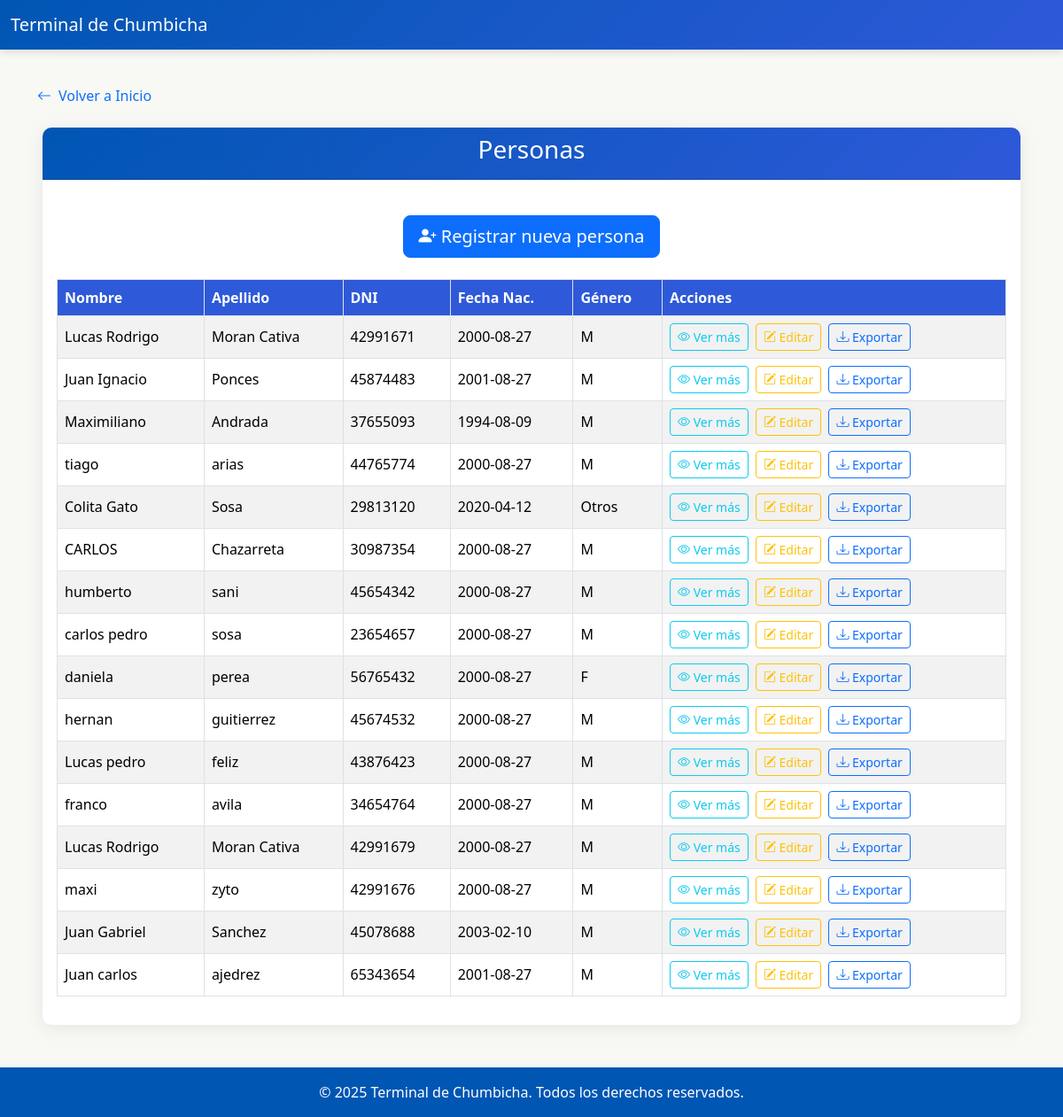
Page /registroperso.php on the committed database.
### tables this page shows
CREATE TABLE `registro_persona` (
  `id_persona` int(11) NOT NULL,
  `nombre_persona` varchar(50) NOT NULL,
  `apellido_persona` varchar(50) NOT NULL,
  `dni_persona` int(8) NOT NULL,
  `fechanac_persona` date NOT NULL,
  `genero_persona` enum('M','F','Otros') NOT NULL,
  `provincia_persona` varchar(50) NOT NULL,
  `departamento_persona` varchar(50) NOT NULL,
  `municipio_persona` varchar(50) DEFAULT NULL,
  `localidad_persona` varchar(50) DEFAULT NULL,
  `barrio_persona` varchar(50) DEFAULT NULL,
  `calle_persona` varchar(100) DEFAULT NULL,
  `altura_persona` int(11) DEFAULT NULL,
  `latitud` varchar(255) DEFAULT NULL,
  `longitud` varchar(255) DEFAULT NULL,
  `imagen_persona` varchar(255) DEFAULT NULL,
  `codigo_postal` varchar(20) NOT NULL
);

### registroperso.php (the view, shortened to what this page needs)
<!DOCTYPE html>
<html lang="es">
<head>
  <link href="https://cdn.jsdelivr.net/npm/bootstrap@5.3.2/dist/css/bootstrap.min.css" rel="stylesheet">
  <link rel="stylesheet" href="https://cdn.jsdelivr.net/npm/bootstrap-icons@1.11.1/font/bootstrap-icons.css">
</head>
<body>
<nav class="navbar navbar-expand-lg fixed-top">
  <div class="container-fluid">
    <a class="navbar-brand" href="indexadmin.php">Terminal de Chumbicha</a>
  </div>
</nav>
<div class="container mt-3">
  <a href="indexadmin.php" class="text-primary text-decoration-none d-inline-flex align-items-center">
    <i class="bi bi-arrow-left me-2"></i> Volver a Inicio
  </a>
</div>
<div class="container-fluid px-5">
  <div class="card mt-4">
    <div class="card-header text-center">
      <h3>Personas</h3>
    </div>
    <div class="card-body">
      <div class="text-center mt-4 mb-4">
        <a href="ejregistro.php" class="btn btn-primary btn-lg">
          <i class="bi bi-person-plus-fill"></i> Registrar nueva persona
        </a>
      </div>
      <?php
      $conn = new mysqli("localhost", "root", "", "terminal");
      $sql = "SELECT * FROM registro_persona";
      $resultado = $conn->query($sql);
      if ($resultado->num_rows > 0) {
          echo "<div class='table-responsive'>";
          echo "<table class='table table-bordered table-striped align-middle'>";
          echo "<thead><tr>
                  <th>Nombre</th><th>Apellido</th><th>DNI</th><th>Fecha Nac.</th>
                  <th>Género</th><th>Acciones</th>
                </tr></thead><tbody>";
          while ($fila = $resultado->fetch_assoc()) {
              echo "<tr>";
              echo "<td>" . htmlspecialchars($fila['nombre_persona']) . "</td>";
              echo "<td>" . htmlspecialchars($fila['apellido_persona']) . "</td>";
              echo "<td>{$fila['dni_persona']}</td>";
              echo "<td>{$fila['fechanac_persona']}</td>";
              echo "<td>{$fila['genero_persona']}</td>";
              echo "<td>
        <button type='button' class='btn btn-outline-info btn-sm me-1' onclick='verDetalles(" . json_encode($fila) . ")'>
            <i class='bi bi-eye'></i> Ver más
        </button>
        <button type='button' class='btn btn-outline-warning btn-sm me-1' onclick='editarImagen(" . json_encode($fila) . ")'>
            <i class='bi bi-pencil-square'></i> Editar
        </button>
        <button type='button' class='btn btn-outline-primary btn-sm' onclick='abrirModalExportar({$fila['id_persona']})'>
            <i class='bi bi-download'></i> Exportar
        </button>
      </td>";
              echo "</tr>";
          }
          echo "</tbody></table></div>";
      } else {
          echo "<div class='alert alert-warning'>No se encontraron personas registradas.</div>";
      }
      ?>
    </div>
  </div>
</div>
<footer class="text-center">
  <div class="container">
    <p class="mb-0">© 2025 Terminal de Chumbicha. Todos los derechos reservados.</p>
  </div>
</footer>
</body>
</html>

### registroperso.php (style rules this page uses)
:root { --primary-color: #0056B3; --secondary-color: #F8F9F4; --accent-color: #2e59d9; }
body { background-color: var(--secondary-color); padding-top: 80px; }
.navbar { background: linear-gradient(135deg, var(--primary-color), var(--accent-color)); box-shadow: 0 4px 8px rgba(0, 0, 0, 0.1); }
.navbar-brand, .nav-link { color: white !important; }
.card { border: none; border-radius: 10px; box-shadow: 0 4px 20px rgba(0, 0, 0, 0.08); }
.card-header { background: linear-gradient(135deg, var(--primary-color), var(--accent-color)); color: white; border-radius: 10px 10px 0 0 !important; }
.table th { background-color: var(--accent-color); color: white; }
footer { background-color: #0056B3; color: white; padding: 1rem 0; margin-top: 3rem; }

### rows in the picture
registro_persona: nombre_persona "Lucas Rodrigo", apellido_persona "Moran Cativa", dni_persona "42991671", fechanac_persona "2000-08-27", genero_persona "M"
registro_persona: nombre_persona "Juan Ignacio", apellido_persona "Ponces", dni_persona "45874483", fechanac_persona "2001-08-27", genero_persona "M"
registro_persona: nombre_persona "Maximiliano", apellido_persona "Andrada", dni_persona "37655093", fechanac_persona "1994-08-09", genero_persona "M"
registro_persona: nombre_persona "tiago", apellido_persona "arias", dni_persona "44765774", fechanac_persona "2000-08-27", genero_persona "M"
registro_persona: nombre_persona "Colita Gato", apellido_persona "Sosa", dni_persona "29813120", fechanac_persona "2020-04-12", genero_persona "Otros"
registro_persona: nombre_persona "CARLOS", apellido_persona "Chazarreta", dni_persona "30987354", fechanac_persona "2000-08-27", genero_persona "M"
registro_persona: nombre_persona "humberto", apellido_persona "sani", dni_persona "45654342", fechanac_persona "2000-08-27", genero_persona "M"
registro_persona: nombre_persona "carlos pedro", apellido_persona "sosa", dni_persona "23654657", fechanac_persona "2000-08-27", genero_persona "M"
registro_persona: nombre_persona "daniela", apellido_persona "perea", dni_persona "56765432", fechanac_persona "2000-08-27", genero_persona "F"
registro_persona: nombre_persona "hernan", apellido_persona "guitierrez", dni_persona "45674532", fechanac_persona "2000-08-27", genero_persona "M"
registro_persona: nombre_persona "Lucas pedro", apellido_persona "feliz", dni_persona "43876423", fechanac_persona "2000-08-27", genero_persona "M"
registro_persona: nombre_persona "franco", apellido_persona "avila", dni_persona "34654764", fechanac_persona "2000-08-27", genero_persona "M"
registro_persona: nombre_persona "Lucas Rodrigo", apellido_persona "Moran Cativa", dni_persona "42991679", fechanac_persona "2000-08-27", genero_persona "M"
registro_persona: nombre_persona "maxi", apellido_persona "zyto", dni_persona "42991676", fechanac_persona "2000-08-27", genero_persona "M"
registro_persona: nombre_persona "Juan Gabriel", apellido_persona "Sanchez", dni_persona "45078688", fechanac_persona "2003-02-10", genero_persona "M"
registro_persona: nombre_persona "Juan carlos", apellido_persona "ajedrez", dni_persona "65343654", fechanac_persona "2001-08-27", genero_persona "M"
